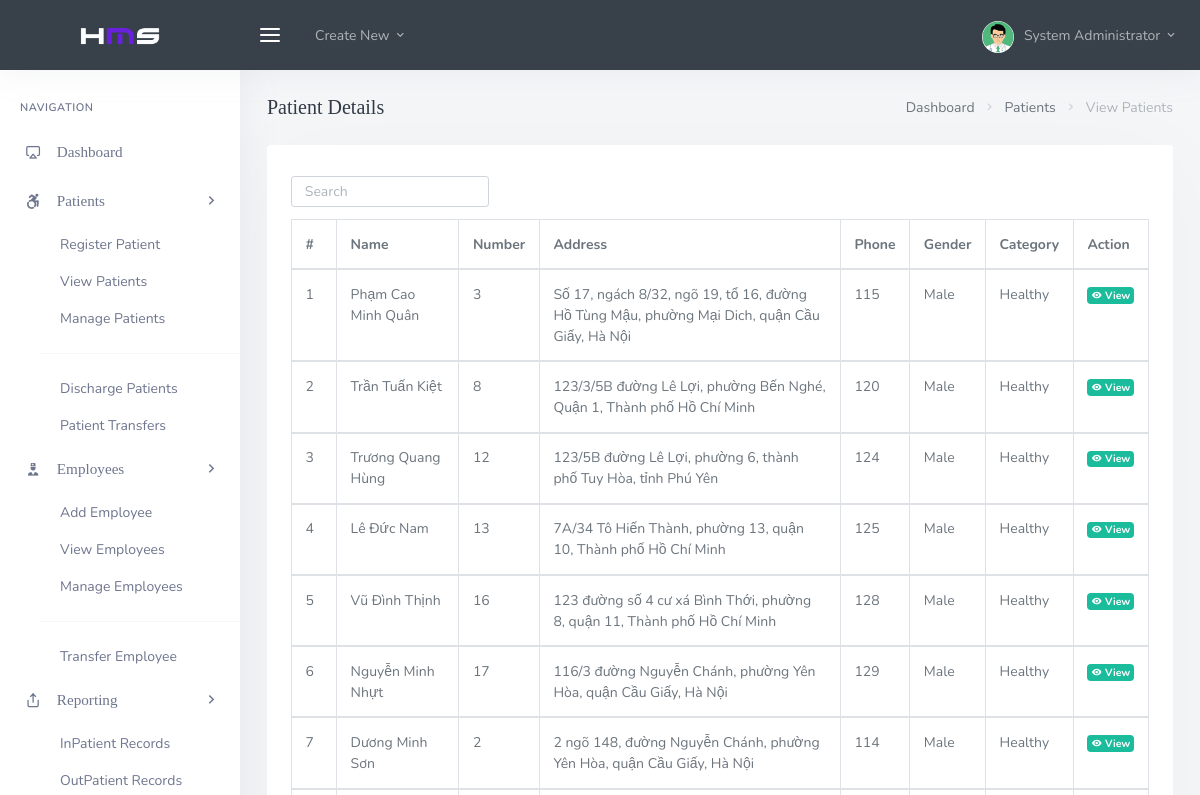
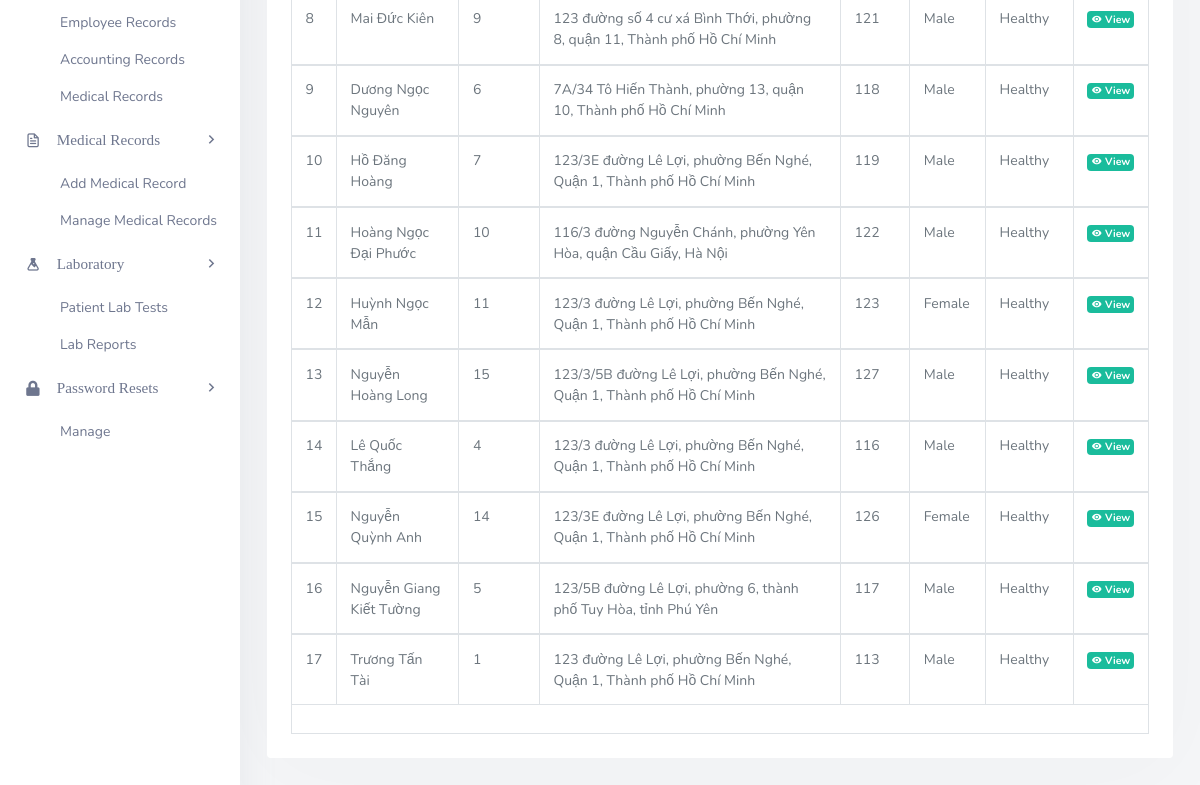
Before: /backend/admin/his_admin_view_patients.php (signed in) with the older database file (2 pictures, top to bottom).
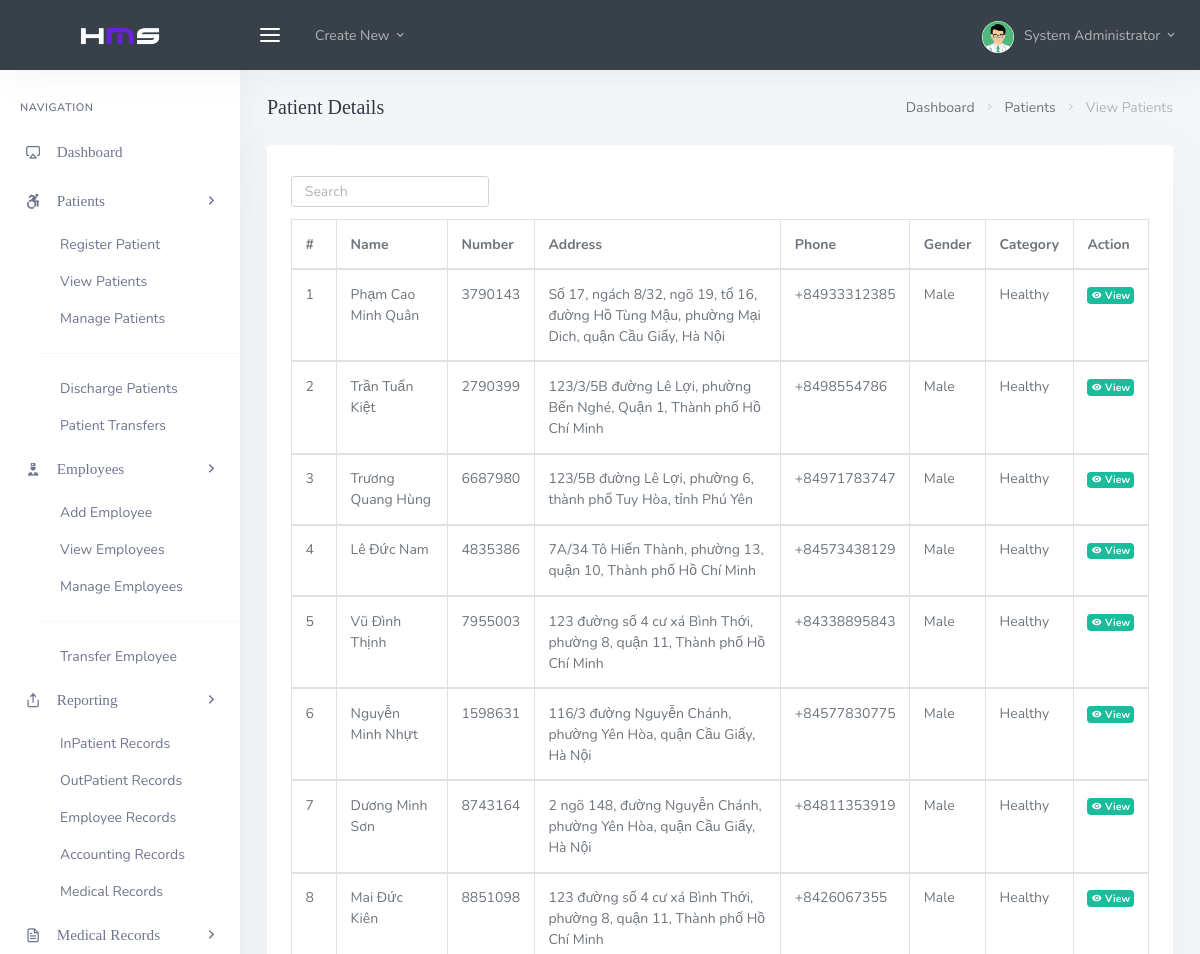
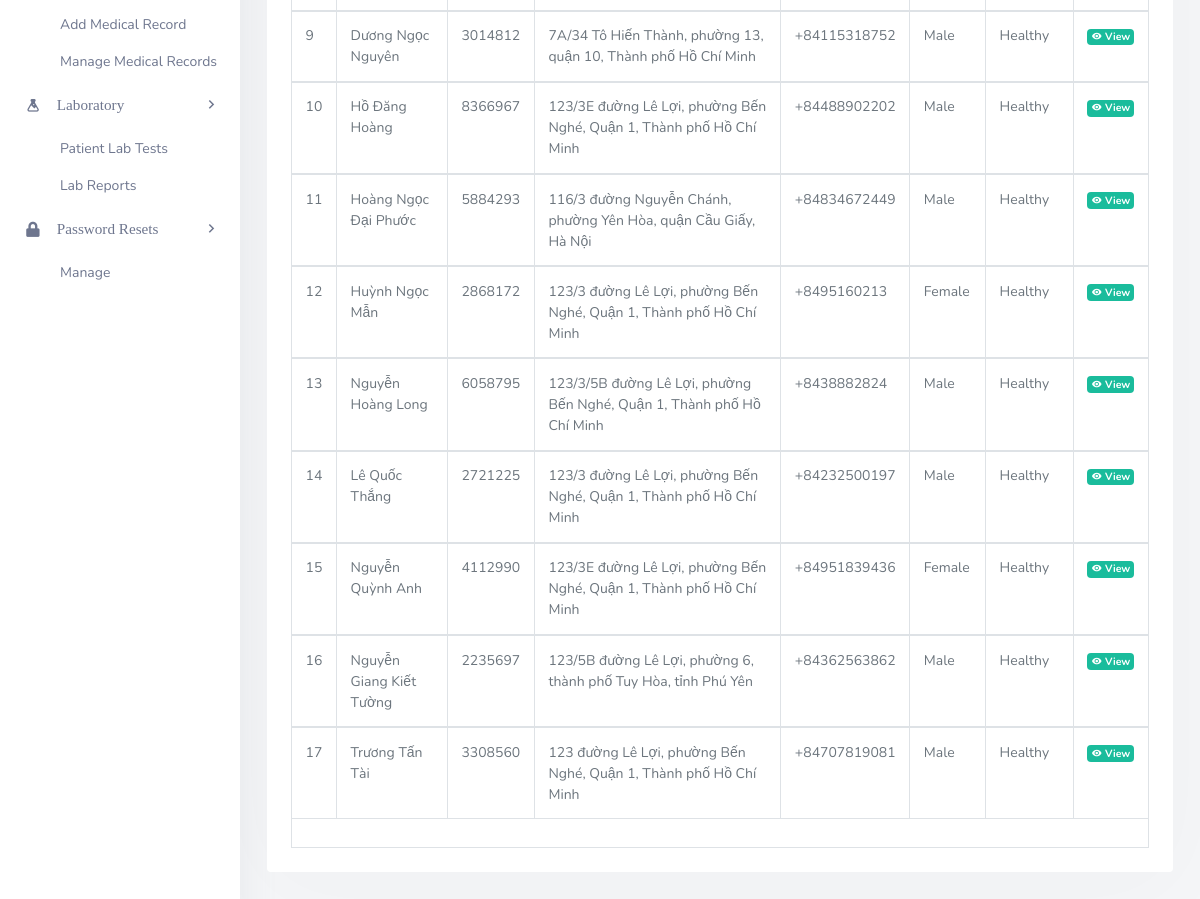
After: the same page with the newer database file (2 pictures, top to bottom).
### tables this page shows
CREATE TABLE `his_admin` (
  `ad_id` int(20) NOT NULL,
  `ad_fname` varchar(200) DEFAULT NULL,
  `ad_lname` varchar(200) DEFAULT NULL,
  `ad_email` varchar(200) DEFAULT NULL,
  `ad_pwd` varchar(200) DEFAULT NULL,
  `ad_dpic` varchar(200) DEFAULT NULL
);

CREATE TABLE `patient` (
  `Patient_ID` int(255) NOT NULL,
  `Gender` varchar(10) NOT NULL,
  `Address` varchar(255) NOT NULL,
  `Full_Name` varchar(255) NOT NULL,
  `Phone` varchar(255) NOT NULL,
  `Identity_Number` int(255) NOT NULL,
  `Current_Condition` varchar(255) NOT NULL,
  `Nurse_ID` int(255) NOT NULL,
  `Staff_ID` int(255) NOT NULL,
  `Room_ID` int(255) NOT NULL
);

### backend/admin/his_admin_view_patients.php (the view, shortened to what this page needs)
<?php
  include('assets/inc/config.php');
?>
<!DOCTYPE html>
<html lang="en">
<?php include('assets/inc/head.php');?>
    <body>
        <div id="wrapper">
                <?php include('assets/inc/nav.php');?>
                <?php include("assets/inc/sidebar.php");?>
            <div class="content-page">
                <div class="content">
                    <div class="container-fluid">
                        <div class="row">
                            <div class="col-12">
                                <div class="page-title-box">
                                    <div class="page-title-right">
                                        <ol class="breadcrumb m-0">
                                            <li class="breadcrumb-item"><a href="javascript: void(0);">Dashboard</a></li>
                                            <li class="breadcrumb-item"><a href="javascript: void(0);">Patients</a></li>
                                            <li class="breadcrumb-item active">View Patients</li>
                                        </ol>
                                    </div>
                                    <h4 class="page-title">Patient Details</h4>
                                </div>
                            </div>
                        </div>
                        <div class="row">
                            <div class="col-12">
                                <div class="card-box">
                                    <div class="mb-2">
                                        <div class="row">
                                            <div class="col-12 text-sm-center form-inline" >
                                                <div class="form-group">
                                                    <input id="demo-foo-search" type="text" placeholder="Search" class="form-control form-control-sm" autocomplete="on">
                                                </div>
                                            </div>
                                        </div>
                                    </div>
                                    <div class="table-responsive">
                                        <table id="demo-foo-filtering" class="table table-bordered toggle-circle mb-0" data-page-size="7">
                                            <thead>
                                            <tr>
                                                <th>#</th>
                                                <th data-toggle="true">Name</th>
                                                <th data-hide="phone">Number</th>
                                                <th data-hide="phone">Address</th>
                                                <th data-hide="phone">Phone</th>
                                                <th data-hide="phone">Gender</th>
                                                <th data-hide="phone">Category</th>
                                                <th data-hide="phone">Action</th>
                                            </tr>
                                            </thead>
                                            <?php
                                                $ret="SELECT * FROM  patient ORDER BY RAND()  ";
                                                $stmt= $mysqli->prepare($ret) ;
                                                $stmt->execute() ;
                                                $res=$stmt->get_result();
                                                $cnt=1;
                                                while($row=$res->fetch_object())
                                                {
                                            ?>
                                                <tbody>
                                                <tr>
                                                    <td><?php echo $cnt;?></td>
                                                    <td><?php echo $row->Full_Name;?></td>
                                                    <td><?php echo $row->Identity_Number;?></td>
                                                    <td><?php echo $row->Address;?></td>
                                                    <td><?php echo $row->Phone;?></td>
                                                    <td><?php echo $row->Gender?></td>
                                                    <td><?php echo $row->Current_Condition?></td>
                                                    <td><a href="his_admin_view_single_patient.php?Patient_ID=<?php echo $row->Patient_ID; ?>&Identity_Number=<?php echo $row->Identity_Number; ?>" class="badge badge-success"><i class="mdi mdi-eye"></i> View</a></td>
                                                </tr>
                                                </tbody>
                                            <?php  $cnt = $cnt +1 ; }?>
                                            <tfoot>
                                            <tr class="active">
                                                <td colspan="8">
                                                </td>
                                            </tr>
                                            </tfoot>
                                        </table>
                                    </div>
                                </div>
                            </div>
                        </div>
                    </div>
                </div>
            </div>
        </div>
    </body>
</html>

### backend/admin/assets/inc/nav.php (shortened to what this page needs)
<?php
    $aid=$_SESSION['ad_id'];
    $ret="select * from his_admin where ad_id=?";
    $stmt= $mysqli->prepare($ret) ;
    $stmt->bind_param('i',$aid);
    $stmt->execute() ;
    $res=$stmt->get_result();
    while($row=$res->fetch_object())
    {
?>
    <div class="navbar-custom">
        <ul class="list-unstyled topnav-menu float-right mb-0">
            <li class="d-none d-sm-block">
            </li>
            <li class="dropdown notification-list">
                <a class="nav-link dropdown-toggle nav-user mr-0 waves-effect waves-light" data-toggle="dropdown" href="#" role="button" aria-haspopup="false" aria-expanded="false">
                    <img src="assets/images/users/<?php echo $row->ad_dpic;?>" alt="dpic" class="rounded-circle">
                    <span class="pro-user-name ml-1">
                        <?php echo $row->ad_fname;?> <?php echo $row->ad_lname;?> <i class="mdi mdi-chevron-down"></i>
                    </span>
                </a>
            </li>
        </ul>
        <div class="logo-box">
            <a href="his_admin_dashboard.php" class="logo text-center">
                <span class="logo-lg">
                    <img src="assets/images/logo-light.png" alt="" height="18">
                </span>
            </a>
        </div>
        <ul class="list-unstyled topnav-menu topnav-menu-left m-0">
            <li>
                <button class="button-menu-mobile waves-effect waves-light">
                    <i class="fe-menu"></i>
                </button>
            </li>
            <li class="dropdown d-none d-lg-block">
                <a class="nav-link dropdown-toggle waves-effect waves-light" data-toggle="dropdown" href="#" role="button" aria-haspopup="false" aria-expanded="false">
                    Create New
                    <i class="mdi mdi-chevron-down"></i>
                </a>
            </li>
        </ul>
    </div>
<?php }?>

### backend/admin/assets/inc/sidebar.php (shortened to what this page needs)
<div class="left-side-menu">
                <div class="slimscroll-menu">
                    <div id="sidebar-menu">
                        <ul class="metismenu" id="side-menu">
                            <li class="menu-title">Navigation</li>
                            <li>
                                <a href="his_admin_dashboard.php">
                                    <i class="fe-airplay"></i>
                                    <span> Dashboard </span>
                                </a>
                            </li>
                            <li>
                                <a href="javascript: void(0);">
                                    <i class="fab fa-accessible-icon "></i>
                                    <span> Patients </span>
                                    <span class="menu-arrow"></span>
                                </a>
                                <ul class="nav-second-level" aria-expanded="false">
                                    <li>
                                        <a href="his_admin_register_patient.php">Register Patient</a>
                                    </li>
                                    <li>
                                        <a href="his_admin_view_patients.php">View Patients</a>
                                    </li>
                                    <li>
                                        <a href="his_admin_manage_patient.php">Manage Patients</a>
                                    </li>
                                    <hr>
                                    <li>
                                        <a href="his_admin_discharge_patient.php">Discharge Patients</a>
                                    </li>
                                    <li>
                                        <a href="his_admin_patient_transfer.php">Patient Transfers</a>
                                    </li>
                                </ul>
                            </li>
                            <li>
                                <a href="javascript: void(0);">
                                    <i class="mdi mdi-doctor"></i>
                                    <span> Employees </span>
                                    <span class="menu-arrow"></span>
                                </a>
                                <ul class="nav-second-level" aria-expanded="false">
                                    <li>
                                        <a href="his_admin_add_employee.php">Add Employee</a>
                                    </li>
                                    <li>
                                        <a href="his_admin_view_employee.php">View Employees</a>
                                    </li>
                                    <li>
                                        <a href="his_admin_manage_employee.php">Manage Employees</a>
                                    </li>
                                    <hr>
                                    <li>
                                        <a href="his_admin_transfer_employee.php">Transfer Employee</a>
                                    </li>
                                </ul>
                            </li>
                            <li>
                                <a href="javascript: void(0);">
                                    <i class="fe-share"></i>
                                    <span> Reporting </span>
                                    <span class="menu-arrow"></span>
                                </a>
                                <ul class="nav-second-level" aria-expanded="false">
                                    <li>
                                        <a href="his_admin_inpatient_records.php">InPatient Records</a>
                                    </li>
                                    <li>
                                        <a href="his_admin_outpatient_records.php">OutPatient Records</a>
                                    </li>
                                    <li>
                                        <a href="his_admin_employee_records.php">Employee Records</a>
                                    </li>
                                    <li>
                                        <a href="his_admin_accounting_records.php">Accounting Records</a>
                                    </li>
                                    <li>
                                        <a href="his_admin_medical_records.php">Medical Records</a>
                                    </li>
                                </ul>
                            </li>
                            <li>
                                <a href="javascript: void(0);">
                                    <i class="fe-file-text"></i>
                                    <span> Medical Records </span>
                                    <span class="menu-arrow"></span>
                                </a>
                                <ul class="nav-second-level" aria-expanded="false">
                                    <li>
                                        <a href="his_admin_register_medication.php">Add Medical Record</a>
                                    </li>
                                    <li>
                                        <a href="his_admin_manage_medical_record.php">Manage Medical Records</a>
                                    </li>
                                </ul>
                            </li>
                            <li>
                                <a href="javascript: void(0);">
                                    <i class="mdi mdi-flask"></i>
                                    <span> Laboratory </span>
                                    <span class="menu-arrow"></span>
                                </a>
                                <ul class="nav-second-level" aria-expanded="false">
                                    <li>
                                        <a href="his_admin_patient_lab_test.php">Patient Lab Tests</a>
                                    </li>
                                    <li>
                                        <a href="his_admin_lab_report.php">Lab Reports</a>
                                    </li>
                                </ul>
                            </li>
                            <li>
                                <a href="javascript: void(0);">
                                    <i class="fas fa-lock"></i>
                                    <span> Password Resets </span>
                                    <span class="menu-arrow"></span>
                                </a>
                                <ul class="nav-second-level" aria-expanded="false">
                                    <li>
                                        <a href="his_admin_manage_password_resets.php">Manage</a>
                                    </li>
                                </ul>
                            </li>
                        </ul>
                    </div>
                </div>
            </div>

Changed rows visible on the page:
changed patient "Phạm Cao Minh Quân": Identity_Number "3" → "3790143"; Phone "115" → "+84933312385"
changed patient "Trần Tuấn Kiệt": Identity_Number "8" → "2790399"; Phone "120" → "+8498554786"
changed patient "Trương Quang Hùng": Identity_Number "12" → "6687980"; Phone "124" → "+84971783747"
changed patient "Lê Đức Nam": Identity_Number "13" → "4835386"; Phone "125" → "+84573438129"
changed patient "Vũ Đình Thịnh": Identity_Number "16" → "7955003"; Phone "128" → "+84338895843"
changed patient "Nguyễn Minh Nhựt": Identity_Number "17" → "1598631"; Phone "129" → "+84577830775"
changed patient "Dương Minh Sơn": Identity_Number "2" → "8743164"; Phone "114" → "+84811353919"
changed patient "Mai Đức Kiên": Identity_Number "9" → "8851098"; Phone "121" → "+8426067355"
changed patient "Dương Ngọc Nguyên": Identity_Number "6" → "3014812"; Phone "118" → "+84115318752"
changed patient "Hồ Đăng Hoàng": Identity_Number "7" → "8366967"; Phone "119" → "+84488902202"
changed patient "Hoàng Ngọc Đại Phước": Identity_Number "10" → "5884293"; Phone "122" → "+84834672449"
changed patient "Huỳnh Ngọc Mẫn": Identity_Number "11" → "2868172"; Phone "123" → "+8495160213"
changed patient "Nguyễn Hoàng Long": Identity_Number "15" → "6058795"; Phone "127" → "+8438882824"
changed patient "Lê Quốc Thắng": Identity_Number "4" → "2721225"; Phone "116" → "+84232500197"
changed patient "Nguyễn Quỳnh Anh": Identity_Number "14" → "4112990"; Phone "126" → "+84951839436"
changed patient "Nguyễn Giang Kiết Tường": Identity_Number "5" → "2235697"; Phone "117" → "+84362563862"
changed patient "Trương Tấn Tài": Identity_Number "1" → "3308560"; Phone "113" → "+84707819081"
